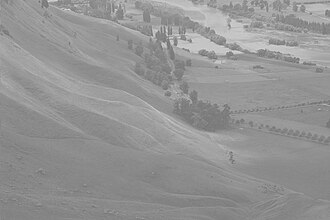
#> input picture IAI2018/img/unequalized.jpg, 330 x 220 px
$ jupyter execute week02-concepts-and-tools.ipynb   (shell and % lines are left out)
#> lines starting #> are read from the running program, lines starting #| are printed output that depends on the picture
# 컴퓨터비전입문 week02
## 기본 개념과 핵심 도구

### 오프라인 실습

[cell 1]
import cv2

img = cv2.imread('./img/unequalized.jpg')
#> img is the input picture: shape (220, 330, 3); min 102, max 228, mean 148

[cell 2]
import matplotlib.pyplot as plt
plt.imshow(img)

[cell 3]
import numpy as np
img1 = np.array([0, 30, 60, 90, 120, 150, 180, 210, 255]).reshape(3, 3)
img1

[cell 4]
plt.imshow(img1, cmap='gray') # cmap은 colormap의 약자

[cell 5]
r = np.array([
    [0, 0, 0, 0, 0],
    [0, 0, 0, 0, 0],
    [255, 255, 255, 255, 255],
    [255, 255, 255, 255, 255],
    [255, 255, 255, 255, 255]])
g = np.array([
    [255, 255, 255, 0, 0],
    [255, 255, 255, 0, 0],
    [255, 255, 255, 0, 0],
    [0, 0, 0, 0, 0],
    [0, 0, 0, 0, 0]])
b = np.array([
    [0, 0, 255, 255, 255],
    [0, 0, 255, 255, 255],
    [0, 0, 255, 255, 255],
    [0, 0, 0, 0, 0],
    [0, 0, 0, 0, 0]])

[cell 6]
rgb = np.stack([r, g, b], axis=-1)
rgb

[cell 7]
plt.imshow(rgb)
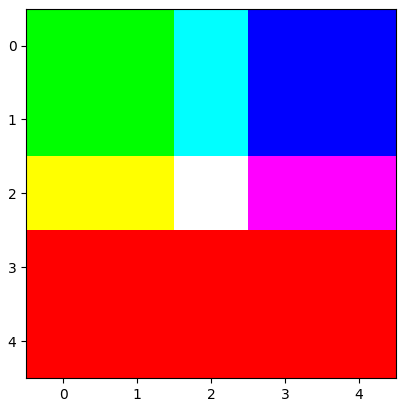
#> figure drawn by matplotlib, 1 panel

[cell 8]
img.shape
#> Out = (220, 330, 3)

[cell 9]
r = img[:, :, 0]
g = img[:, :, 1]
b = img[:, :, 2]

[cell 10]
plt.hist(r.reshape(-1), range=(0,255), bins=255)
#> figure, not shown here; tallest bar 2989 high, from x = 137 to 138

[cell 11]
# r, g, b의 히스토그램을 임의로 넓게 펼침
rr = cv2.equalizeHist(r)
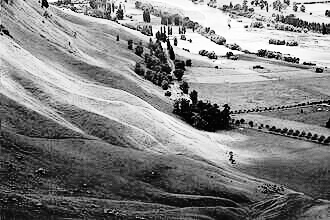
#> rr: shape (220, 330); min 0, max 255, mean 130.4
gg = cv2.equalizeHist(g)
bb = cv2.equalizeHist(b)

[cell 12]
# r과 rr의 히스토그램을 비교
plt.hist(r.reshape(-1), range=(0,255), bins=255)
plt.hist(rr.reshape(-1), range=(0,255), bins=255)
plt.show()
#> figure, not shown here; tallest bar 2989 high, from x = 137 to 138; tallest bar 2989 high, from x = 64 to 65

[cell 13]
plt.imshow(img) # 원본 이미지

[cell 14]
img2 = np.stack([rr, gg, bb], axis=-1)
plt.imshow(img2)

### 실습 과제

[cell 15]
import cv2
import matplotlib.pyplot as plt

img = cv2.imread('./img/overexposed.jpg') # OpenCV는 BGR 순서로 이미지를 읽어옴
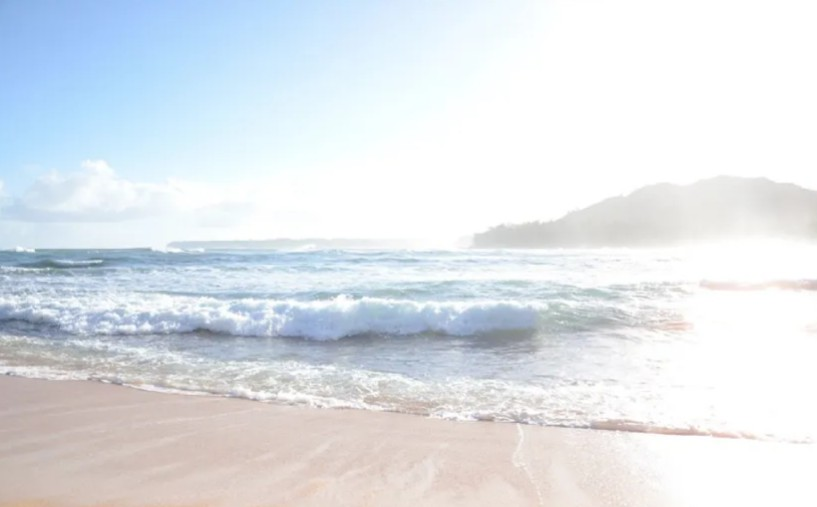
#> input picture IAI2018/img/overexposed.jpg, 817 x 507 px
#> img is the input picture: shape (507, 817, 3); mean B, G, R 234.1, 228.8, 223.5
plt.imshow(img)

[cell 16]
print(img.shape)
#| (507, 817, 3)

r = img[:, :, 0]
#> r: shape (507, 817)
g = img[:, :, 1]
b = img[:, :, 2]
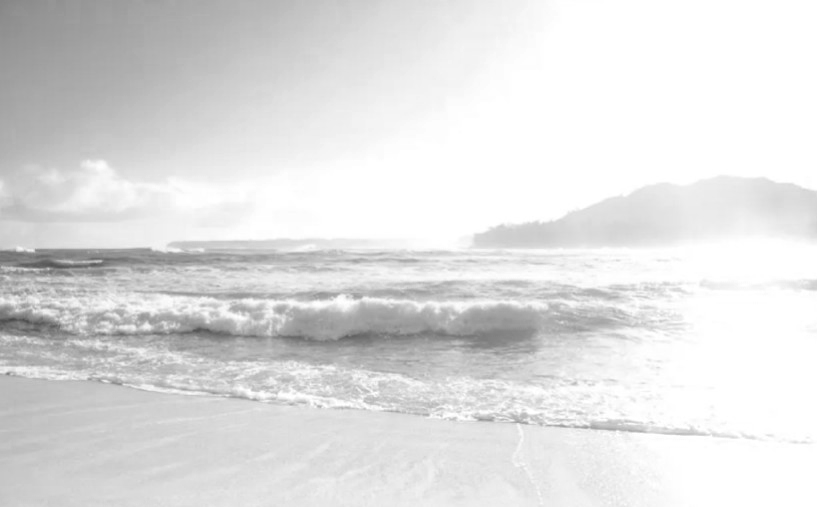
#> b: shape (507, 817); min 72, max 255, mean 223.5

plt.hist(r.reshape(-1), range=(0, 255), bins=255)
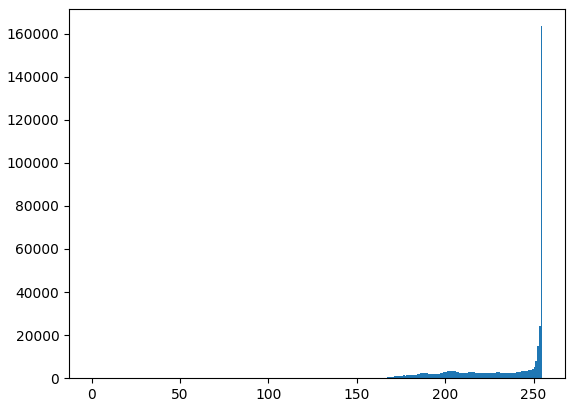
#> figure drawn by matplotlib, 1 panel; tallest bar 163427 high, from x = 254 to 255

[cell 17]
rr = cv2.equalizeHist(r)
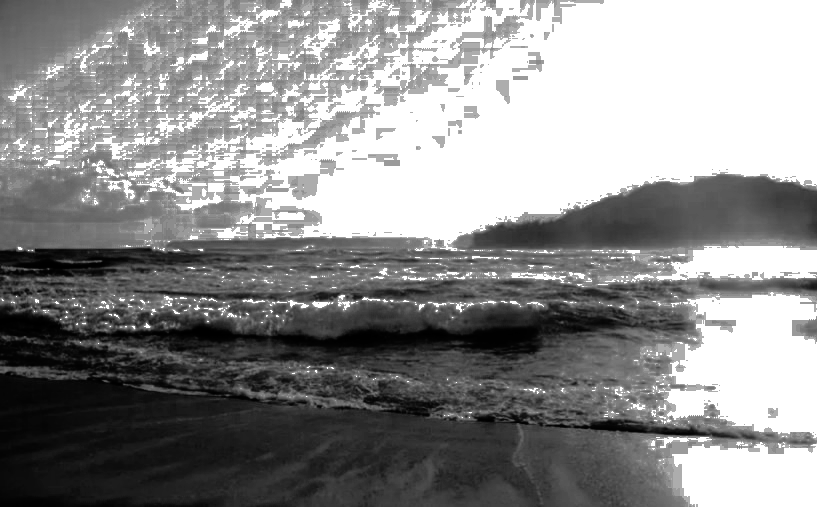
#> rr: shape (507, 817); min 0, max 255, mean 142.5
gg = cv2.equalizeHist(g)
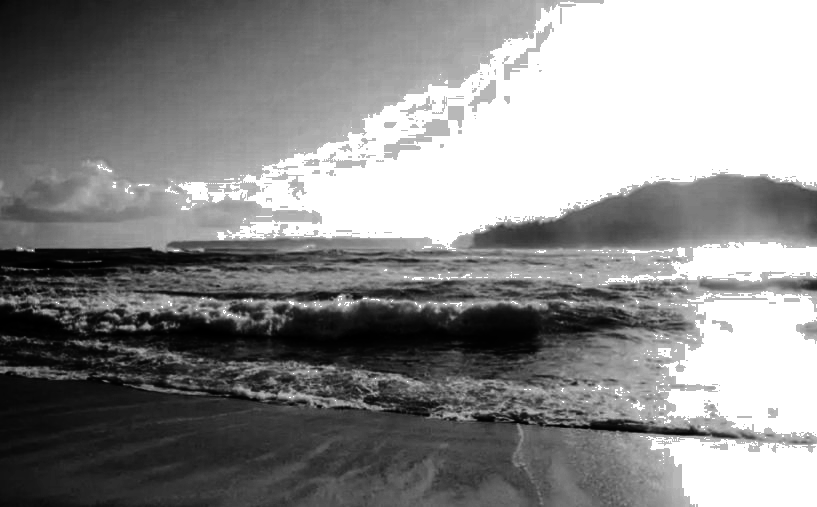
#> gg: shape (507, 817); min 0, max 255, mean 138.3
bb = cv2.equalizeHist(b)
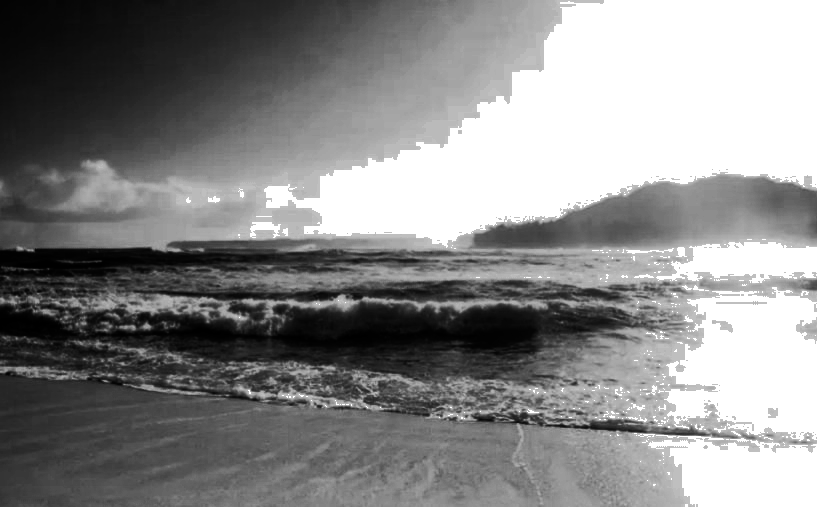
#> bb: shape (507, 817); min 0, max 255, mean 136.4

plt.hist(r.reshape(-1), bins=255, range=[0, 255], label='befor')
plt.hist(rr.reshape(-1), bins=255, range=[0, 255], label='after')
plt.legend()
#> figure, not shown here; tallest bar 163427 high, from x = 254 to 255; tallest bar 133876 high, from x = 254 to 255

[cell 18]
img2 = np.stack([rr, gg, bb], axis=-1)
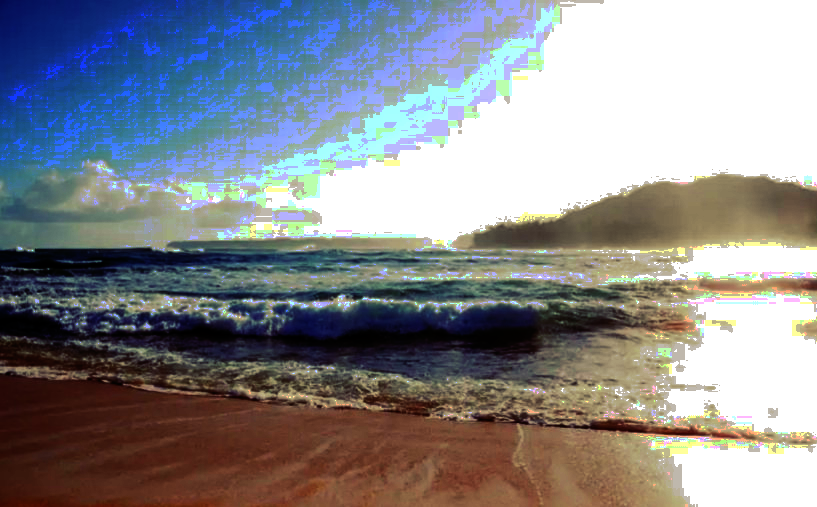
#> img2: shape (507, 817, 3); mean B, G, R 142.5, 138.3, 136.4
plt.imshow(np.concatenate([img, img2], axis=1))
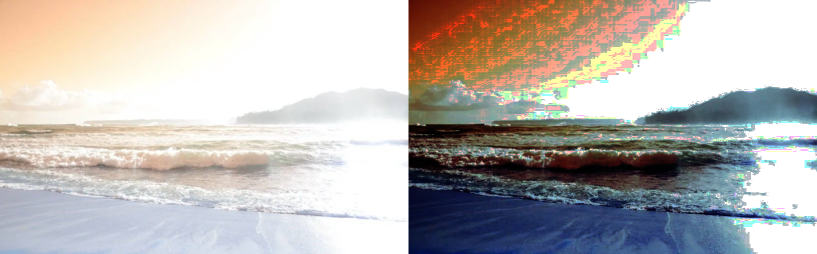
#> shown: shape (507, 1634, 3) (shown at 1/2 size); mean R, G, B 188.3, 183.5, 180
